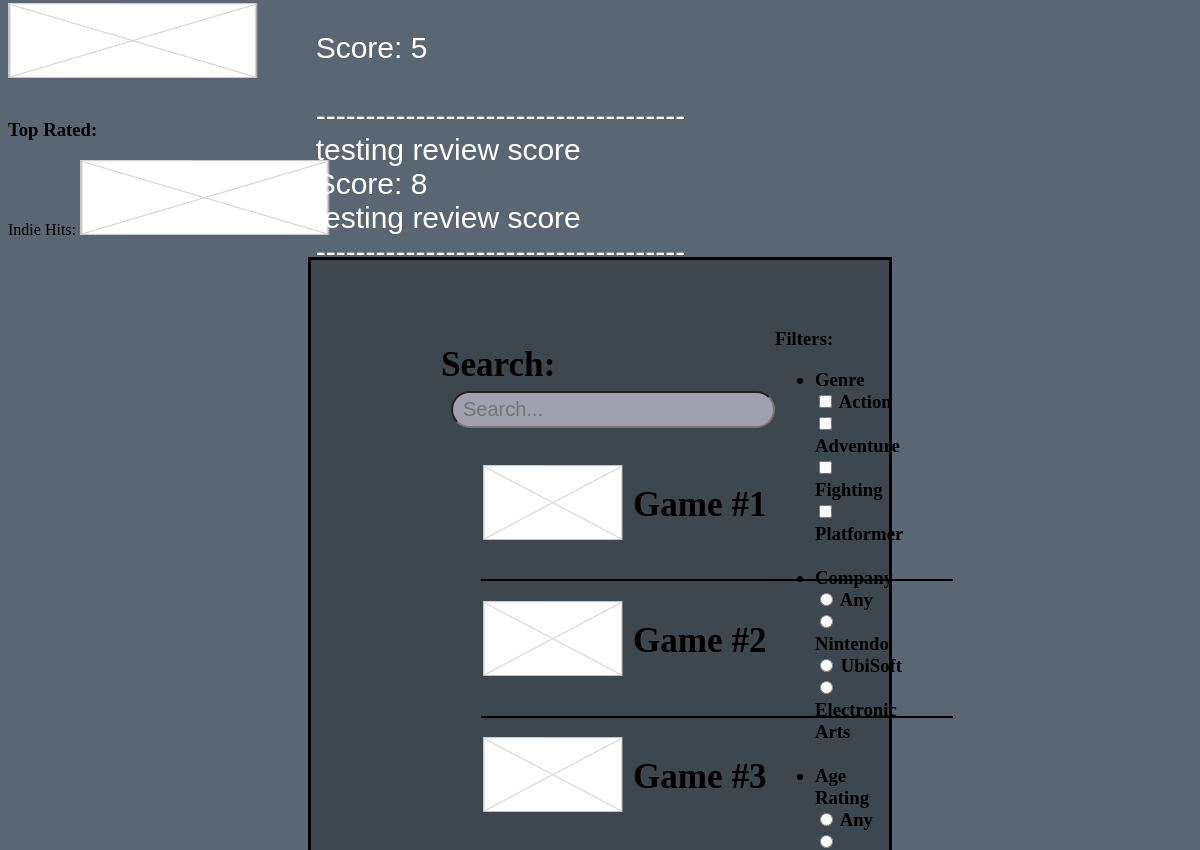
The app's page /gamepage (middle part), older data.
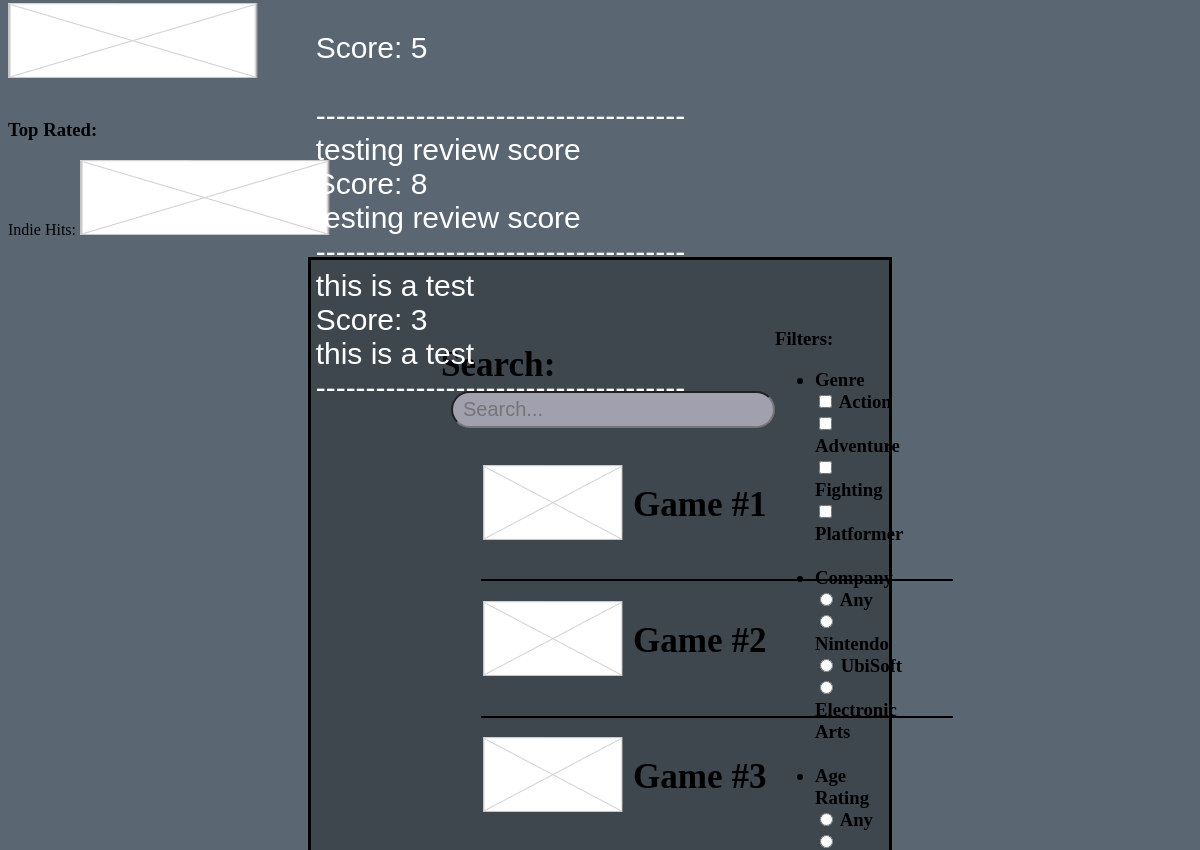
The same page, newer data.
### GameScoreApp/models.py (models this page shows)
class Review(models.Model):
    title = models.CharField(max_length=30)
    description = models.TextField(max_length=1000)
    score = models.IntegerField()
    userID = models.ForeignKey(UserReview, on_delete=models.CASCADE)
    gameID = models.ForeignKey(Game, on_delete=models.CASCADE)

### GameScoreApp/views.py (the view)
# urls.py: path("gamepage", views.gamePage, name="gamePage"),
def gamePage(request):
    game = Game.objects.get(id=1)
    reviews = Review.objects.filter(gameID_id=game.id)
    context = {
        'game': game,
        'reviews': reviews,
    }
    return render(request, 'gamePage.html', context)

### GameScoreApp/templates/gamePage.html (shortened to what this page needs)
<!DOCTYPE html>
<html lang ="en-ca">
{% load static %}
<link rel="stylesheet" href="{% static 'GamePageStyle.css' %}">
<div class="submitreview">
     <br>
     <br><br><br>
    <div class="makereview">
     <br> Make a review for this game:
     <br>
     <br>
{% for review in reviews %}
     <br>
    {{review.title}}
    <br>
     Score: {{review.score}}
    <br>
     {{review.description}}
     <br>
     -------------------------------------
{% endfor %}
</div>
     <br>
     <br>
 </div>
<div class="Top">
    <img src="wireframe image.png" alt="Top Rated" width="250" height="75"> <br> <br>
     <h3> Top Rated: </h3>
</div>
<div class="featured">
    Indie Hits:
    <img src="wireframe image.png" alt="Indie Hits" width="250" height="75"> <br> <br>
</div>
    <div class = featureFilters>
    <div class = "searchList">
    <h3>
        <form>
        <label for="search">Search:</label>
        <input type="text" id="search2" name="searchbar" placeholder="Search...">
        </form>
        <ul>
             <li> <img src="wireframe image.png" alt="Filler Game" width="140" height="75"> <p> Game #1 </p></li> <hr>
             <li> <img src="wireframe image.png" alt="Filler Game" width="140" height="75"> <p> Game #2 </p></li> <hr>
             <li> <img src="wireframe image.png" alt="Filler Game" width="140" height="75"> <p> Game #3 </p></li> <hr>
        </ul>
    </h3>
</div>
    <h3>
        Filters:
        <ul>
            <li> Genre
                <form>
                    <input type="checkbox" id="Action" name="Action" value="Action">
                    <label for="Action"> Action </label> <br>
                    <input type="checkbox" id="Action" name="Action" value="Action">
                    <label for="Action"> Adventure </label> <br>
                    <input type="checkbox" id="Action" name="Action" value="Action">
                    <label for="Action"> Fighting</label> <br>
                    <input type="checkbox" id="Action" name="Action" value="Action">
                    <label for="Action"> Platformer</label> <br>
                </form> <br>
            </li>
            <li> Company
                <form>
                    <input type="radio" id="html" name="company" value="Any">
                    <label for="Nintendo">Any</label> <br>
                    <input type="radio" id="html" name="company" value="Nintendo">
                    <label for="Nintendo">Nintendo</label> <br>
                    <input type="radio" id="html" name="company" value="UbiSoft">
                    <label for="Nintendo">UbiSoft</label> <br>
                    <input type="radio" id="html" name="company" value="Electronic Arts">
                    <label for="Nintendo">Electronic Arts</label> <br>
                    <br>
                </form>
            </li>
            <li> Age Rating
                <form>
                    <input type="radio" id="html" name="company" value="Any2">
                    <label for="Nintendo">Any</label> <br>
                    <input type="radio" id="html" name="company" value="Everyone">
                    <label for="Nintendo">Everyone</label> <br>
                    <label for="Nintendo">Everyone 10+</label> <br>
                    <label for="Nintendo">Teen</label> <br>
                    <label for="Nintendo">Mature</label> <br>
                </form>
                <br>
            </li>
        </ul>
    </h3>
</div>
</body>
</html>

### GameScoreApp/static/GamePageStyle.css (style rules this page uses)
.submitreview { margin-top: 50px; margin-left: 100px; display: flex; padding: 100px; padding-bottom: 400px; justify-content: center; color:white; font-size: 30px; font-family:'Trebuchet MS', 'Lucida Sans Unicode', 'Lucida Grande', 'Lucida Sans', Arial, sans-serif; background-color: #3e464e; }
.makereview { position: absolute; margin-top: 150px; }
.searchList { font-size: 30px; padding-left: 80px; }
.searchList input { background-color: rgb(160, 160, 175); font-family:'Trebuchet MS', 'Lucida Sans Unicode', 'Lucida Grande', 'Lucida Sans', Arial, sans-serif; border-radius: 20px; width:300px; font-size:20px; padding: 5px 10px; margin-left: 10px; }
.searchList li { list-style-type: none; display: flex; padding: 2px; text-align: center; }
.searchList hr { border: 1px solid black; width: 160%; }
.searchList p { margin-left: 10px; margin-top: 20px; }
.featureFilters { display: flex; margin-right: 300px; margin-left: 300px; background-color: #3e464e; border-width: 30px; justify-content: space-between; border: 3px solid black; padding: 50px; }

Row changes from the older to the newer data that the page shows:
added Review: title "this is a test", score "3", description "this is a test"
